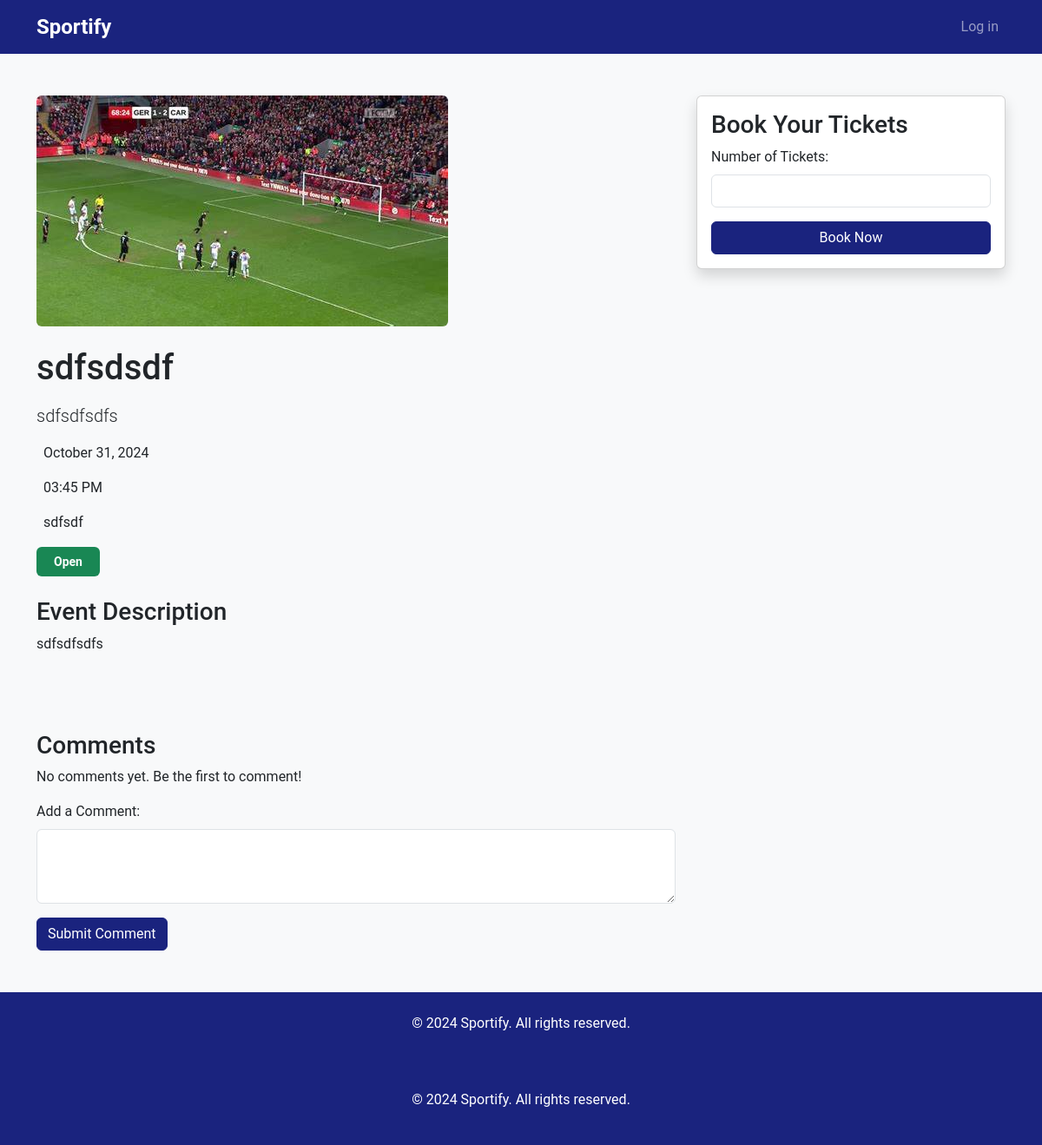
Screenshot of /event/1 with the database file from the repository.
### website/models.py (models this page shows, shortened)
class Event(db.Model):
    __tablename__ = 'events'
    id = db.Column(db.Integer, primary_key=True)
    name = db.Column(db.String(80), nullable=False)
    description = db.Column(db.Text, nullable=False)
    image = db.Column(db.String(150), nullable=False)  # Store path to the image
    price = db.Column(db.Integer, nullable=False)
    location = db.Column(db.String(150), nullable=False)
    datetime = db.Column(db.DateTime, nullable=False)
    capacity = db.Column(db.Integer, nullable=False)
    category = db.Column(db.String(50), nullable=False)
    status = db.Column(
        Enum(
            'Open', 'Inactive', 'Cancelled','Sold out', name='status of event'
        ),
        default='Open',
        nullable=False)
    user_id = db.Column(db.Integer, db.ForeignKey('users.id'), nullable=False)
    comments = db.relationship('Comment', backref='event', lazy=True)
    order = db.relationship('Order', backref='event', lazy=True)

### website/event.py (the view)
@eventbp.route('/<int:id>')
def show(id):
    event = db.session.scalar(db.Select(Event).where(Event.id == id))
    if not event:
        flash("Event not found.", "error")
        return redirect(url_for('main.index'))
    form = CommentForm()
    comments = Comment.query.filter_by(event_id=id).all()  # Fetch comments related to this event
    return render_template('event/event-details.html', event=event, form=form, comments=comments)  # Render event details

### website/forms.py
class CommentForm(FlaskForm):
    text = TextAreaField('Leave Comment', validators=[InputRequired(), Length(max=300)])
    submit = SubmitField('Post Comment')

### website/templates/event/event-details.html (shortened to what this page needs)
{% extends "base.html" %}
{% block content %}
<html lang="en">
<head>
    <link href="https://cdn.jsdelivr.net/npm/bootstrap@5.3.2/dist/css/bootstrap.min.css" rel="stylesheet">
    <link rel="stylesheet" href="static/style/main.css">
</head>
<body>
    <main class="container my-5">
        <div class="row">
            <div class="col-lg-8 mb-4">
                <img src="{{ event.image }}" class="img-fluid rounded mb-4" alt="{{ event.name }}">
                <h1 class="mb-3">{{ event.name }}</h1>
                <p class="lead">{{ event.description }}</p>
                <div class="mb-4">
                    <p> {{ event.datetime.strftime('%B %d, %Y') }}</p>
                    <p> {{ event.datetime.strftime('%I:%M %p') }}</p>
                    <p> {{ event.location }}</p>
                    <p>
                        <span class="badge {% if event.status == 'Open' %}bg-success{% elif event.status == 'Sold Out' %}bg-danger{% elif event.status == 'Cancelled' %}bg-dark{% else %}bg-secondary{% endif %}">
                            {{ event.status }}
                        </span>
                    </p>
                </div>
                <h3>Event Description</h3>
                <p>{{ event.description }}</p>
            </div>
            <div class="col-lg-4">
                <div class="card mb-4 shadow">
                    <div class="card-body">
                        <h3 class="card-title">Book Your Tickets</h3>
                        {% if event.status == 'Open' %}
                        <form action="{{ url_for('event.book', id=event.id) }}" method="POST">
                            <div class="mb-3">
                                <label for="ticketQuantity" class="form-label">Number of Tickets:</label>
                                <input type="number" name="quantity" class="form-control" id="ticketQuantity" min="1" max="{{ event.capacity }}" required>
                            </div>
                            <button type="submit" class="btn btn-primary w-100">Book Now</button>
                        </form>
                        {% else %}
                        <p class="text-danger">Booking is unavailable as this event is {{ event.status }}.</p>
                        {% endif %}
                    </div>
                </div>
            </div>
        </div>
        <div class="row mt-5">
            <div class="col-lg-8">
                <h3>Comments</h3>
                {% for comment in comments %}
                <div class="card mb-3 shadow">
                    <div class="card-body">
                        <h5 class="card-title">{{ comment.user.username }}</h5>
                        <p class="card-text">{{ comment.text }}</p>
                        <p class="card-text"><small class="text-muted">Posted on {{ comment.timestamp.strftime('%B %d, %Y at %I:%M %p') }}</small></p>
                    </div>
                </div>
                {% else %}
                <p>No comments yet. Be the first to comment!</p>
                {% endfor %}
                <form action="{{ url_for('event.comment', id=event.id) }}" method="POST">
                    <div class="mb-3">
                        <label for="commentText" class="form-label">Add a Comment:</label>
                        <textarea class="form-control" name="text" id="commentText" rows="3" required></textarea>
                    </div>
                    <button type="submit" class="btn btn-primary">Submit Comment</button>
                </form>
            </div>
        </div>
    </main>
    <footer class="footer text-white text-center py-4 mt-5">
        <div class="container">
            <p>&copy; 2024 Sportify. All rights reserved.</p>
        </div>
    </footer>
</body>
</html>
{% endblock %}

### website/static/style/main.css (style rules this page uses)
body { font-family: 'Roboto', sans-serif; background-color: #f8f9fa; }
.card { transition: transform 0.2s; }
.btn-primary { background-color: #1a237e; border-color: #1a237e; }
.footer { background-color: #1a237e; color: white; text-align: center; padding: 1rem; }
.card-body { flex-grow: 1; display: flex; flex-direction: column; justify-content: space-between; }
.card-body .btn { width: 100%; margin-top: auto; }
.badge { padding: 10px 20px; font-size: 0.875rem; }

### rows the page displays
Event: image (picture), name "sdfsdsdf", description "sdfsdfsdfs", datetime "October 31, 2024", datetime "03:45 PM", location "sdfsdf", status "Open"
